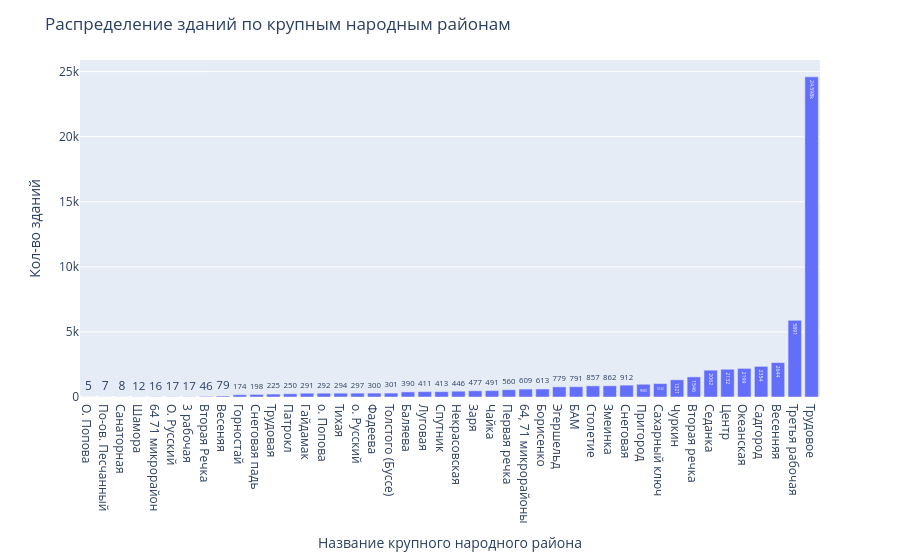

Notebook cell for this chart:
### Markdown cell above
### Крупные народные районы

### Code cell
big_folk_district_count = buildings_for_analysis.groupby("big_folk_district_name")["id"].count().reset_index().rename(columns={
    "big_folk_district_name": "Название крупного народного района",
    "id": "Кол-во зданий"
}).sort_values(by="Кол-во зданий")

fig = px.bar(big_folk_district_count, x="Название крупного народного района", y="Кол-во зданий", text_auto=True)
fig.update_layout(title_text="Распределение зданий по крупным народным районам")

fig.show()

### Figure 1 — Plotly figure (JSON) as saved in the notebook; plotly's stock layout.template omitted (floating-point values rounded to 4 significant figures)
{"data": [{"hovertemplate": "Название крупного народного района=%{x}<br>Кол-во зданий=%{y}<extra></extra>", "legendgroup": "", "marker": {"color": "#636efa", "pattern": {"shape": ""}}, "name": "", "orientation": "v", "showlegend": false, "textposition": "auto", "texttemplate": "%{y}", "type": "bar", "x": ["О. Попова", "По-ов. Песчанный", "Санаторная", "Шамора", "64 71 микрорайон", "О. Русский", "3 рабочая", "Вторая Речка", "Весеняя", "Горностай", "Снеговая падь", "Трудовая", "Патрокл", "Гайдамак", "о. Попова", "Тихая", "о. Русский", "Фадеева", "Толстого (Буссе)", "Баляева", "Луговая", "Спутник", "Некрасовская", "Заря", "Чайка", "Первая речка", "64, 71 микрорайоны", "Борисенко", "Эгершельд", "БАМ", "Столетие", "Змеинка", "Снеговая", "Пригород", "Сахарный ключ", "Чуркин", "Вторая речка", "Седанка", "Центр", "Океанская", "Садгород", "Весенняя", "Третья рабочая", "Трудовое"], "xaxis": "x", "y": [5, 7, 8, 12, 16, 17, 17, 46, 79, 174, 198, 225, 250, 291, 292, 294, 297, 300, 301, 390, 411, 413, 446, 477, 491, 560, 609, 613, 779, 791, 857, 862, 912, 980, 1032, 1321, 1546, 2062, 2132, 2199, 2354, 2644, 5891, 24598], "yaxis": "y"}], "layout": {"barmode": "relative", "legend": {"tracegroupgap": 0}, "margin": {"t": 60}, "title": {"text": "Распределение зданий по крупным народным районам"}, "xaxis": {"anchor": "y", "domain": [0, 1], "title": {"text": "Название крупного народного района"}}, "yaxis": {"anchor": "x", "domain": [0, 1], "title": {"text": "Кол-во зданий"}}}}
